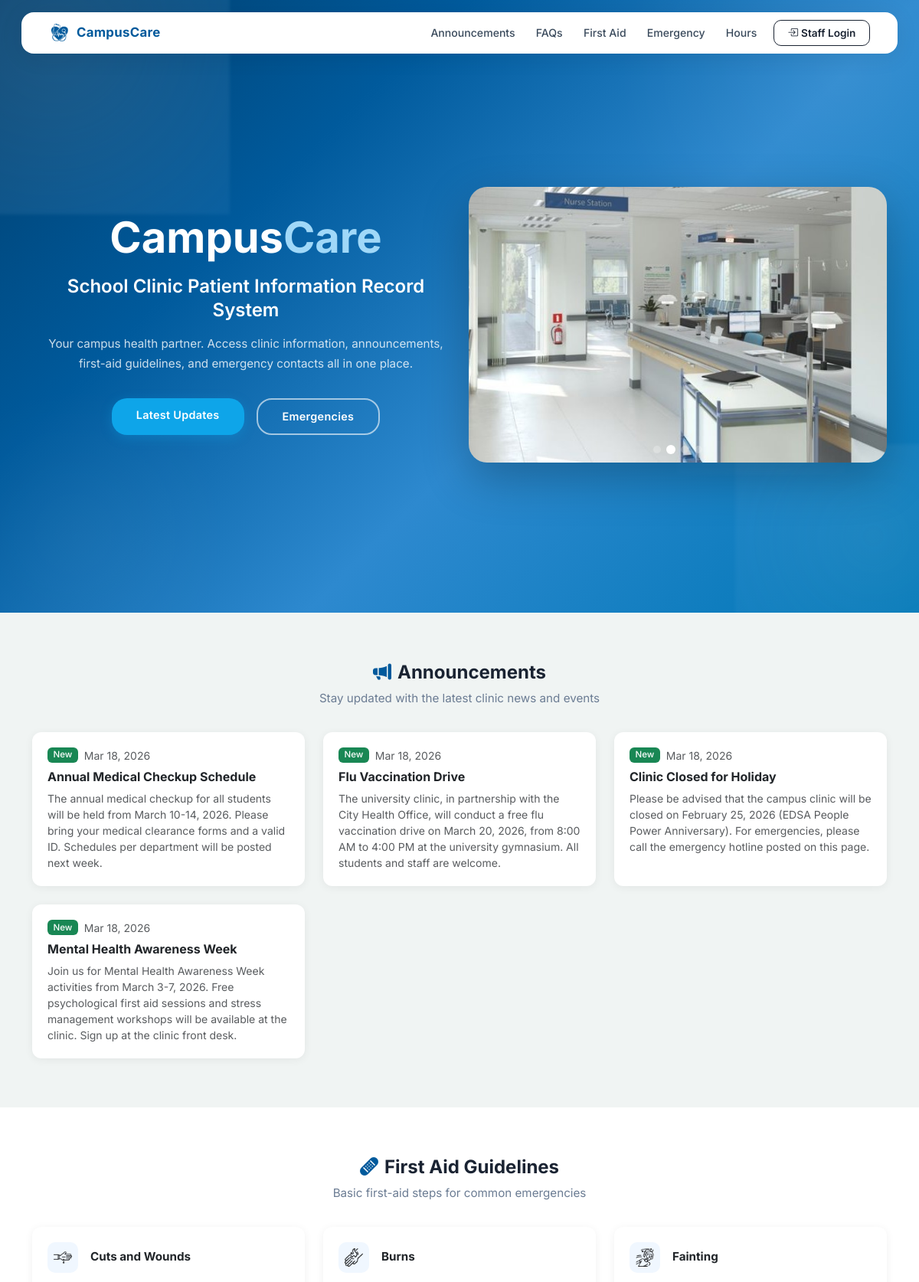
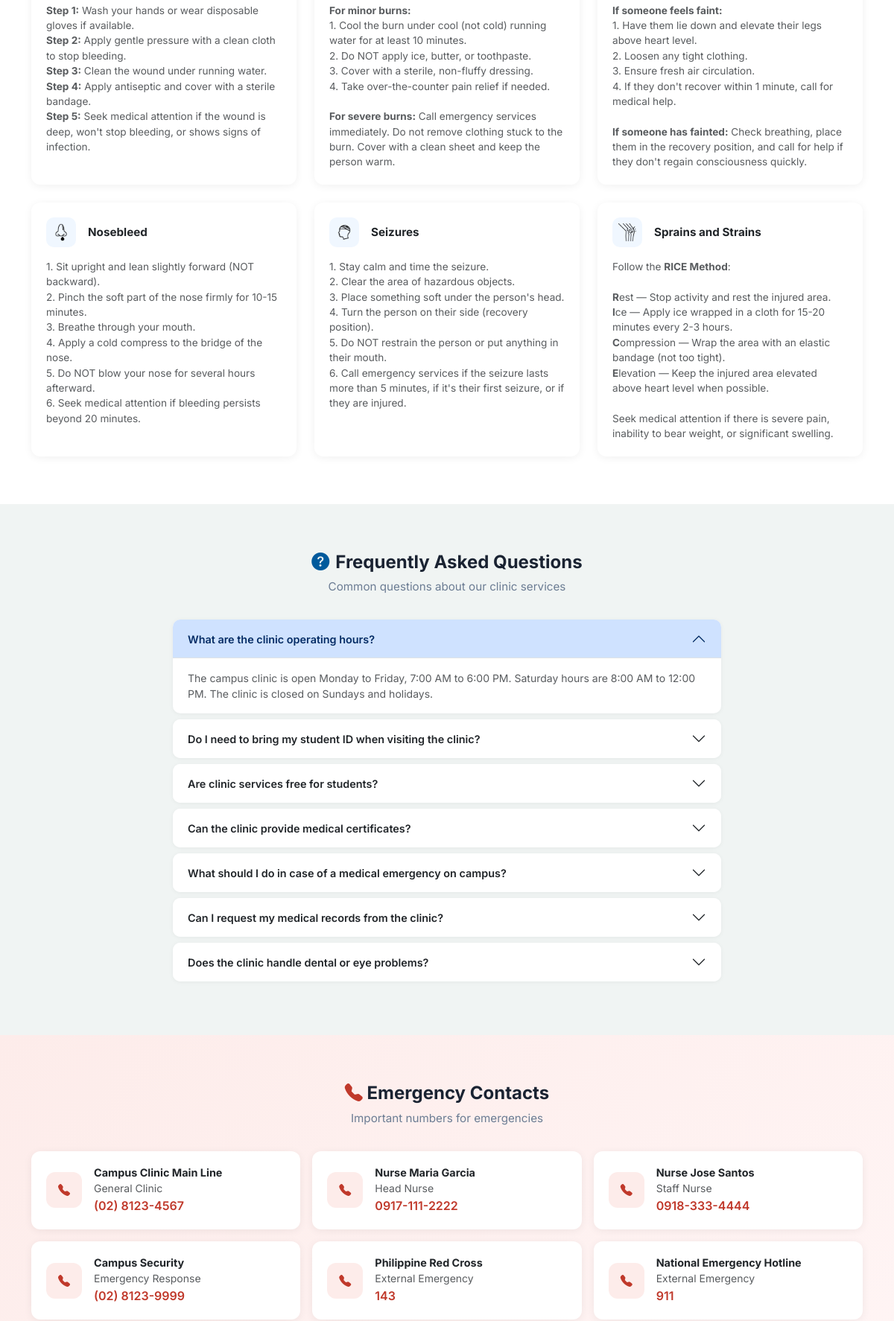
The page / (upper part) on the database its author committed (2 pictures, top to bottom).
### tables this page shows
CREATE TABLE IF NOT EXISTS `announcements` (
  `id` INT(11) NOT NULL AUTO_INCREMENT,
  `title` VARCHAR(200) NOT NULL,
  `content` TEXT NOT NULL,
  `posted_by` INT(11) DEFAULT NULL,
  `status` ENUM('published','draft') NOT NULL DEFAULT 'published',
  `created_at` DATETIME NOT NULL DEFAULT CURRENT_TIMESTAMP,
  `updated_at` DATETIME NOT NULL DEFAULT CURRENT_TIMESTAMP ON UPDATE CURRENT_TIMESTAMP,
  PRIMARY KEY (`id`),
  KEY `fk_announcement_user` (`posted_by`),
  CONSTRAINT `fk_announcement_user` FOREIGN KEY (`posted_by`) REFERENCES `users`(`id`) ON DELETE SET NULL
);

CREATE TABLE IF NOT EXISTS `first_aid_guidelines` (
  `id` INT(11) NOT NULL AUTO_INCREMENT,
  `title` VARCHAR(200) NOT NULL,
  `icon` VARCHAR(50) NOT NULL DEFAULT 'general-first-aid',
  `content` TEXT NOT NULL,
  `sort_order` INT(11) NOT NULL DEFAULT 0,
  `status` ENUM('active','inactive') NOT NULL DEFAULT 'active',
  `created_at` DATETIME NOT NULL DEFAULT CURRENT_TIMESTAMP,
  `updated_at` DATETIME NOT NULL DEFAULT CURRENT_TIMESTAMP ON UPDATE CURRENT_TIMESTAMP,
  PRIMARY KEY (`id`)
);

CREATE TABLE IF NOT EXISTS `faqs` (
  `id` INT(11) NOT NULL AUTO_INCREMENT,
  `question` VARCHAR(500) NOT NULL,
  `answer` TEXT NOT NULL,
  `sort_order` INT(11) NOT NULL DEFAULT 0,
  `status` ENUM('active','inactive') NOT NULL DEFAULT 'active',
  `created_at` DATETIME NOT NULL DEFAULT CURRENT_TIMESTAMP,
  `updated_at` DATETIME NOT NULL DEFAULT CURRENT_TIMESTAMP ON UPDATE CURRENT_TIMESTAMP,
  PRIMARY KEY (`id`)
);

CREATE TABLE IF NOT EXISTS `clinic_emergency_contacts` (
  `id` INT(11) NOT NULL AUTO_INCREMENT,
  `name` VARCHAR(150) NOT NULL,
  `role` VARCHAR(100) DEFAULT NULL,
  `phone_number` VARCHAR(20) NOT NULL,
  `email` VARCHAR(150) DEFAULT NULL,
  `sort_order` INT(11) NOT NULL DEFAULT 0,
  `status` ENUM('active','inactive') NOT NULL DEFAULT 'active',
  `created_at` DATETIME NOT NULL DEFAULT CURRENT_TIMESTAMP,
  PRIMARY KEY (`id`)
);

### config/database.php (called while the page is built, shortened)
<?php
class Database
{
    private static $instance = null;
    private $pdo;
    private function __construct()
    {
        try {
            $dsn = "mysql:host=" . DB_HOST . ";dbname=" . DB_NAME . ";charset=" . DB_CHARSET;
            $options = [
                PDO::ATTR_ERRMODE => PDO::ERRMODE_EXCEPTION,
                PDO::ATTR_DEFAULT_FETCH_MODE => PDO::FETCH_ASSOC,
                PDO::ATTR_EMULATE_PREPARES => false,
            ];
            $this->pdo = new PDO($dsn, DB_USER, DB_PASS, $options);
        }
        catch (PDOException $e) {
            die("Database connection failed: " . $e->getMessage());
        }
    }
    public static function getInstance()
    {
        if (self::$instance === null) {
            self::$instance = new self();
        }
        return self::$instance;
    }
    public function query($sql, $params = [])
    {
        $stmt = $this->pdo->prepare($sql);
        $stmt->execute($params);
        return $stmt;
    }
    public function fetchAll($sql, $params = [])
    {
        return $this->query($sql, $params)->fetchAll();
    }
}

### includes/functions.php (called while the page is built, shortened)
<?php
function e($string)
{
    return htmlspecialchars($string ?? '', ENT_QUOTES, 'UTF-8');
}
function formatDate($date, $format = 'M d, Y')
{
    return date($format, strtotime($date));
}

### index.php (the view, shortened to what this page needs)
<?php
require_once __DIR__ . '/config/database.php';
require_once __DIR__ . '/includes/functions.php';
$db = Database::getInstance();
$announcements = $db->fetchAll("SELECT * FROM announcements WHERE status = 'published' ORDER BY created_at DESC LIMIT 6");
$faqs = $db->fetchAll("SELECT * FROM faqs WHERE status = 'active' ORDER BY sort_order ASC");
$firstAidGuidelines = $db->fetchAll("SELECT * FROM first_aid_guidelines WHERE status = 'active' ORDER BY sort_order ASC");
$emergencyContacts = $db->fetchAll("SELECT * FROM clinic_emergency_contacts WHERE status = 'active' ORDER BY sort_order ASC");
?>
<!DOCTYPE html>
<html lang="en">
<head>
    <link rel="stylesheet" href="<?php echo BASE_URL; ?>/node_modules/bootstrap/dist/css/bootstrap.min.css">
    <link rel="stylesheet" href="<?php echo BASE_URL; ?>/node_modules/bootstrap-icons/font/bootstrap-icons.css">
    <link rel="stylesheet" href="<?php echo BASE_URL; ?>/css/style.css">
</head>
<body>
    <div class="public-navbar-wrapper fixed-top">
        <nav class="navbar navbar-expand-lg public-navbar">
            <div class="container-fluid px-3">
                <a class="navbar-brand d-flex align-items-center fw-bold" href="#">
                    <img src="<?php echo BASE_URL; ?>/assets/logo-main-b.png" alt="<?php echo APP_NAME; ?>" style="width:28px;height:28px;object-fit:contain;" class="me-2"><?php echo APP_NAME; ?>
                </a>
                <div class="collapse navbar-collapse" id="publicNav">
                    <ul class="navbar-nav ms-auto align-items-center">
                        <li class="nav-item"><a class="nav-link" href="#announcements">Announcements</a></li>
                        <li class="nav-item"><a class="nav-link" href="#faqs">FAQs</a></li>
                        <li class="nav-item"><a class="nav-link" href="#firstaid">First Aid</a></li>
                        <li class="nav-item"><a class="nav-link" href="#emergency">Emergency</a></li>
                        <li class="nav-item"><a class="nav-link" href="#hours">Hours</a></li>
                        <li class="nav-item ms-lg-2">
                            <a class="btn public-navbar-login-btn" href="<?php echo BASE_URL; ?>/login.php">
                                <i class="bi bi-box-arrow-in-right me-1"></i>Staff Login
                            </a>
                        </li>
                    </ul>
                </div>
            </div>
        </nav>
    </div>
    <section class="hero-section">
        <div class="hero-blob hero-blob-1"></div>
        <div class="hero-blob hero-blob-2"></div>
        <div class="container position-relative" style="z-index: 2;">
            <div class="row align-items-center hero-row">
                <div class="col-lg-6 text-white hero-text-col text-center d-flex flex-column align-items-center">
                    <h1 class="hero-title">
                        <span class="hero-title-campus">Campus</span><span class="hero-title-care">Care</span>
                    </h1>
                    <h2 class="hero-subtitle"><?php echo APP_TAGLINE; ?></h2>
                    <p class="hero-description">
                        Your campus health partner. Access clinic information, announcements, first-aid guidelines, and emergency contacts all in one place.
                    </p>
                    <div class="d-flex flex-row flex-wrap gap-3 justify-content-center">
                        <a href="#announcements" class="btn hero-btn-primary">
                            Latest Updates
                        </a>
                        <a href="#emergency" class="btn hero-btn-outline">
                            Emergencies
                        </a>
                    </div>
                </div>
                <div class="col-lg-6 hero-image-col">
                    <div class="hero-image-wrapper">
                        <div id="heroClinicCarousel" class="carousel slide" data-bs-ride="carousel" data-bs-interval="2500">
                            <div class="carousel-indicators hero-carousel-dots">
                                <button type="button" data-bs-target="#heroClinicCarousel" data-bs-slide-to="0" class="active" aria-current="true" aria-label="Slide 1"></button>
                                <button type="button" data-bs-target="#heroClinicCarousel" data-bs-slide-to="1" aria-label="Slide 2"></button>
                                <button type="button" data-bs-target="#heroClinicCarousel" data-bs-slide-to="2" aria-label="Slide 3"></button>
                                <button type="button" data-bs-target="#heroClinicCarousel" data-bs-slide-to="3" aria-label="Slide 4"></button>
                            </div>
                            <div class="carousel-inner">
                                <div class="carousel-item">
                                    <img src="<?php echo BASE_URL; ?>/assets/clinic2.jpg" alt="Campus Clinic" class="hero-image">
                                </div>
                            </div>
                        </div>
                    </div>
                </div>
            </div>
        </div>
    </section>
    <section class="public-section" id="announcements">
        <div class="container">
            <div class="text-center mb-4">
                <h2 class="section-title"><i class="bi bi-megaphone-fill text-primary-cc me-2"></i>Announcements</h2>
                <p class="section-subtitle">Stay updated with the latest clinic news and events</p>
            </div>
            <?php if (empty($announcements)): ?>
            <div class="empty-state"><i class="bi bi-megaphone"></i><p>No announcements at this time.</p></div>
            <?php
else: ?>
            <div class="row g-4">
                <?php foreach ($announcements as $ann): ?>
                <div class="col-md-6 col-lg-4">
                    <div class="public-card card h-100">
                        <div class="card-body">
                            <div class="d-flex align-items-center mb-2">
                                <span class="badge bg-success me-2">New</span>
                                <small class="text-muted"><?php echo formatDate($ann['created_at']); ?></small>
                            </div>
                            <h5 class="card-title fw-bold mb-2" style="font-size: 1rem;"><?php echo e($ann['title']); ?></h5>
                            <p class="card-text text-muted" style="font-size: 0.875rem;"><?php echo e($ann['content']); ?></p>
                        </div>
                    </div>
                </div>
                <?php
    endforeach; ?>
            </div>
            <?php
endif; ?>
        </div>
    </section>
    <section class="public-section" id="firstaid">
        <div class="container">
            <div class="text-center mb-4">
                <h2 class="section-title"><i class="bi bi-bandaid-fill text-primary-cc me-2"></i>First Aid Guidelines</h2>
                <p class="section-subtitle">Basic first-aid steps for common emergencies</p>
            </div>
            <?php if (empty($firstAidGuidelines)): ?>
            <div class="empty-state"><i class="bi bi-bandaid"></i><p>No guidelines available.</p></div>
            <?php
else: ?>
            <div class="row g-4">
                <?php foreach ($firstAidGuidelines as $guide): ?>
                <div class="col-md-6 col-lg-4">
                    <div class="public-card card h-100">
                        <div class="card-body">
                            <div class="d-flex align-items-center mb-3">
                                <div style="width:40px;height:40px;border-radius:10px;background:var(--cc-primary-bg);display:flex;align-items:center;justify-content:center;" class="me-3">
                                    <img src="<?php echo BASE_URL; ?>/assets/first-aid-icons/<?php echo e($guide['icon'] ?? 'general-first-aid'); ?>.png" alt="" style="width:24px;height:24px;object-fit:contain;">
                                </div>
                                <h5 class="card-title fw-bold mb-0" style="font-size: 0.95rem;"><?php echo e($guide['title']); ?></h5>
                            </div>
                            <div class="text-muted" style="font-size: 0.85rem;"><?php echo $guide['content']; ?></div>
                        </div>
                    </div>
                </div>
                <?php
    endforeach; ?>
            </div>
            <?php
endif; ?>
        </div>
    </section>
    <section class="public-section" id="faqs">
        <div class="container">
            <div class="text-center mb-4">
                <h2 class="section-title"><i class="bi bi-question-circle-fill text-primary-cc me-2"></i>Frequently Asked Questions</h2>
                <p class="section-subtitle">Common questions about our clinic services</p>
            </div>
            <?php if (empty($faqs)): ?>
            <div class="empty-state"><i class="bi bi-question-circle"></i><p>No FAQs available.</p></div>
            <?php
else: ?>
            <div class="row justify-content-center">
                <div class="col-lg-8">
                    <div class="accordion" id="faqAccordion">
                        <?php foreach ($faqs as $i => $faq): ?>
                        <div class="accordion-item border-0 mb-2" style="border-radius: 10px; overflow: hidden; box-shadow: 0 1px 6px rgba(0,0,0,0.05);">
                            <h2 class="accordion-header">
                                <button class="accordion-button <?php echo $i > 0 ? 'collapsed' : ''; ?> fw-semibold" type="button"
                                        data-bs-toggle="collapse" data-bs-target="#faq<?php echo $faq['id']; ?>" style="font-size: 0.9rem;">
                                    <?php echo e($faq['question']); ?>
                                </button>
                            </h2>
                            <div id="faq<?php echo $faq['id']; ?>" class="accordion-collapse collapse <?php echo $i === 0 ? 'show' : ''; ?>" data-bs-parent="#faqAccordion">
                                <div class="accordion-body text-muted" style="font-size: 0.875rem;">
                                    <?php echo e($faq['answer']); ?>
                                </div>
                            </div>
                        </div>
                        <?php
    endforeach; ?>
                    </div>
                </div>
            </div>
            <?php
endif; ?>
        </div>
    </section>
    <section class="public-section" id="emergency" style="background: linear-gradient(135deg, #fdecea, #fff5f5);">
        <div class="container">
            <div class="text-center mb-4">
                <h2 class="section-title"><i class="bi bi-telephone-fill" style="color: var(--cc-danger);"></i> Emergency Contacts</h2>
                <p class="section-subtitle">Important numbers for emergencies</p>
            </div>
            <?php if (empty($emergencyContacts)): ?>
            <div class="empty-state"><i class="bi bi-telephone"></i><p>No emergency contacts listed.</p></div>
            <?php
else: ?>
            <div class="row g-3 justify-content-center">
                <?php foreach ($emergencyContacts as $contact): ?>
                <div class="col-md-6 col-lg-4">
                    <div class="card border-0 h-100" style="border-radius: 12px;">
                        <div class="card-body d-flex align-items-center">
                            <div style="width:48px;height:48px;border-radius:12px;background:var(--cc-danger-bg);display:flex;align-items:center;justify-content:center;flex-shrink:0;" class="me-3">
                                <i class="bi bi-telephone-fill" style="color: var(--cc-danger);"></i>
                            </div>
                            <div>
                                <h6 class="fw-bold mb-0" style="font-size: 0.9rem;"><?php echo e($contact['name']); ?></h6>
                                <?php if ($contact['role']): ?>
                                <small class="text-muted"><?php echo e($contact['role']); ?></small><br>
                                <?php
        endif; ?>
                                <a href="tel:<?php echo e($contact['phone_number']); ?>" class="fw-semibold" style="color: var(--cc-danger);">
                                    <?php echo e($contact['phone_number']); ?>
                                </a>
                            </div>
                        </div>
                    </div>
                </div>
                <?php
    endforeach; ?>
            </div>
            <?php
endif; ?>
        </div>
    </section>
</body>
</html>

### rows shown on the page
announcements: created_at "Mar 18, 2026", title "Annual Medical Checkup Schedule", content "The annual medical checkup for all students will be held from March 10-14, 2026. Please bring your medical clearance forms and a valid ID. Schedules per department will be posted next week."
announcements: created_at "Mar 18, 2026", title "Flu Vaccination Drive", content "The university clinic, in partnership with the City Health Office, will conduct a free flu vaccination drive on March 20, 2026, from 8:00 AM to 4:00 PM at the university gymnasium. All students and staff are welcome."
announcements: created_at "Mar 18, 2026", title "Clinic Closed for Holiday", content "Please be advised that the campus clinic will be closed on February 25, 2026 (EDSA People Power Anniversary). For emergencies, please call the emergency hotline posted on this page."
announcements: created_at "Mar 18, 2026", title "Mental Health Awareness Week", content "Join us for Mental Health Awareness Week activities from March 3-7, 2026. Free psychological first aid sessions and stress management workshops will be available at the clinic. Sign up at the clinic front desk."
first_aid_guidelines: icon (picture), title "Cuts and Wounds", content "Step 1: Wash your hands or wear disposable gloves if available. Step 2: Apply gentle pressure with a clean cloth to stop bleeding. Step 3: Clean the wound under running water. Step 4: Apply antiseptic and cover with a sterile bandage. Step 5: Seek medical attention if the wound is deep, won't stop bleeding, or shows signs of infection."
first_aid_guidelines: icon (picture), title "Burns", content "For minor burns: 1. Cool the burn under cool (not cold) running water for at least 10 minutes. 2. Do NOT apply ice, butter, or toothpaste. 3. Cover with a sterile, non-fluffy dressing. 4. Take over-the-counter pain relief if needed. For severe burns: Call emergency services immediately. Do not remove clothing stuck to the burn. Cover with a clean sheet and keep the person warm."
first_aid_guidelines: icon (picture), title "Fainting", content "If someone feels faint: 1. Have them lie down and elevate their legs above heart level. 2. Loosen any tight clothing. 3. Ensure fresh air circulation. 4. If they don't recover within 1 minute, call for medical help. If someone has fainted: Check breathing, place them in the recovery position, and call for help if they don't regain consciousness quickly."
first_aid_guidelines: icon (picture), title "Nosebleed", content "1. Sit upright and lean slightly forward (NOT backward). 2. Pinch the soft part of the nose firmly for 10-15 minutes. 3. Breathe through your mouth. 4. Apply a cold compress to the bridge of the nose. 5. Do NOT blow your nose for several hours afterward. 6. Seek medical attention if bleeding persists beyond 20 minutes."
first_aid_guidelines: icon (picture), title "Seizures", content "1. Stay calm and time the seizure. 2. Clear the area of hazardous objects. 3. Place something soft under the person's head. 4. Turn the person on their side (recovery position). 5. Do NOT restrain the person or put anything in their mouth. 6. Call emergency services if the seizure lasts more than 5 minutes, if it's their first seizure, or if they are injured."
first_aid_guidelines: icon (picture), title "Sprains and Strains", content "Follow the RICE Method : R est — Stop activity and rest the injured area. I ce — Apply ice wrapped in a cloth for 15-20 minutes every 2-3 hours. C ompression — Wrap the area with an elastic bandage (not too tight). E levation — Keep the injured area elevated above heart level when possible. Seek medical attention if there is severe pain, inability to bear weight, or significant swelling."
faqs: question "What are the clinic operating hours?", answer "The campus clinic is open Monday to Friday, 7:00 AM to 6:00 PM. Saturday hours are 8:00 AM to 12:00 PM. The clinic is closed on Sundays and holidays."
faqs: question "Do I need to bring my student ID when visiting the clinic?"
faqs: question "Are clinic services free for students?"
faqs: question "Can the clinic provide medical certificates?"
faqs: question "What should I do in case of a medical emergency on campus?"
faqs: question "Can I request my medical records from the clinic?"
faqs: question "Does the clinic handle dental or eye problems?"
clinic_emergency_contacts: name "Campus Clinic Main Line", role "General Clinic", phone_number "(02) 8123-4567"
clinic_emergency_contacts: name "Nurse Maria Garcia", role "Head Nurse", phone_number "0917-111-2222"
clinic_emergency_contacts: name "Nurse Jose Santos", role "Staff Nurse", phone_number "0918-333-4444"
clinic_emergency_contacts: name "Campus Security", role "Emergency Response", phone_number "(02) 8123-9999"
clinic_emergency_contacts: name "Philippine Red Cross", role "External Emergency", phone_number "143"
clinic_emergency_contacts: name "National Emergency Hotline", role "External Emergency", phone_number "911"

### other values the page prints
APP_NAME "CampusCare"
APP_TAGLINE "School Clinic Patient Information Record System"
